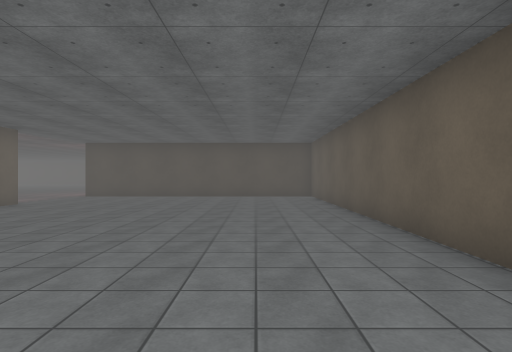
View 1 (above)

24 first-person views from a walk through a scene from a Unity 3-D project. The camera is 1.5 m above the floor, looks level and sees 80° across. The floor is counted in squares, 2 m on a side. Each view is taken from the middle of a square. On the plan, view 1 faces up. The plan holds only what a view shows up to about 10 squares ahead; the rest is blank. The place goes on beyond the plan. The player character is not drawn. Surface patterns are stand-ins for the level's own textures.

View 2
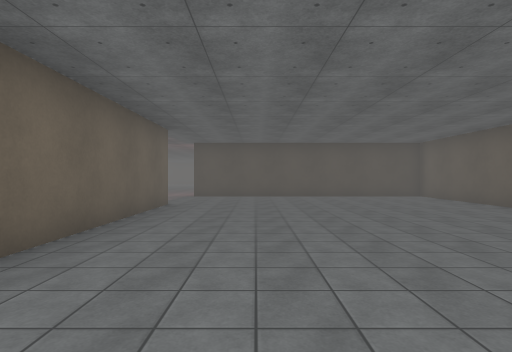

View 3
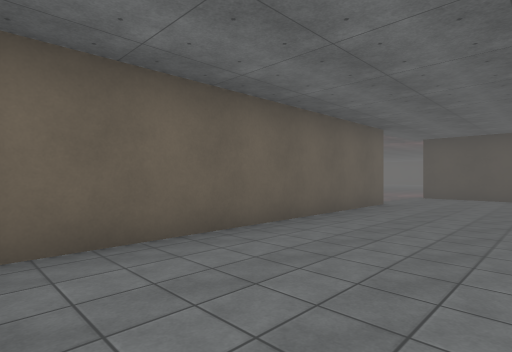

View 4
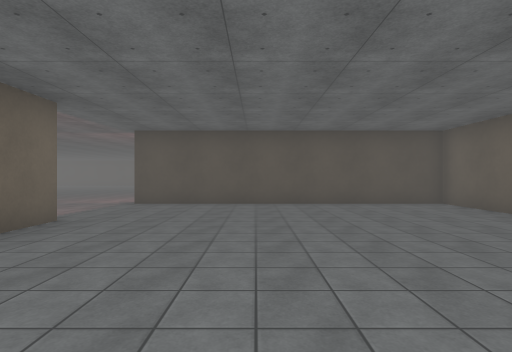

View 5
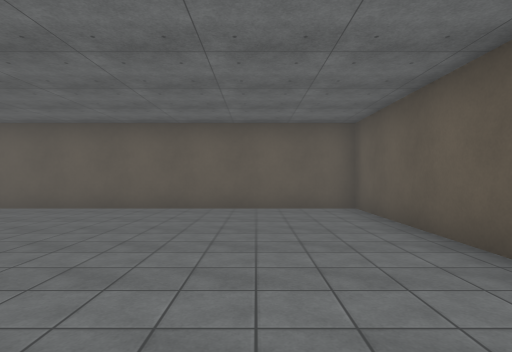

View 6
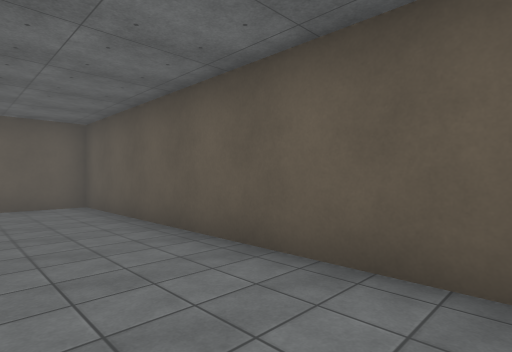

View 7
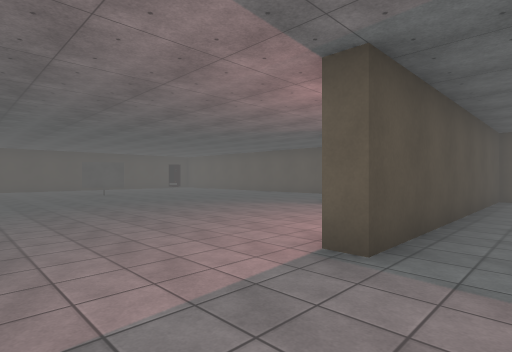

View 8
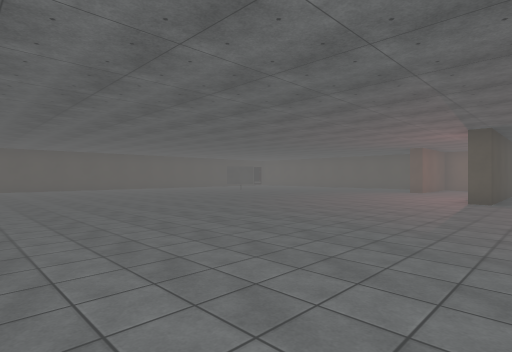

View 9
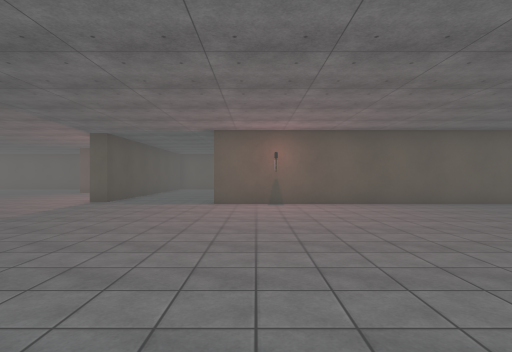

View 10
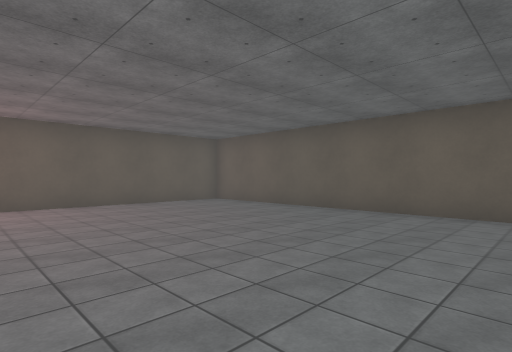

View 11
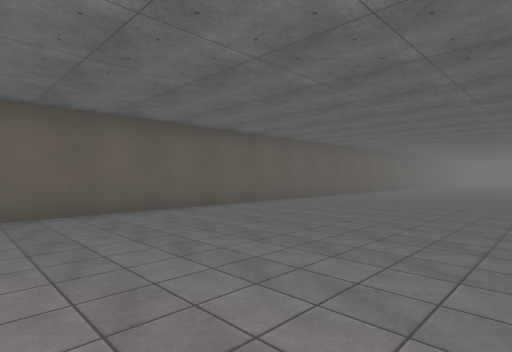

View 12
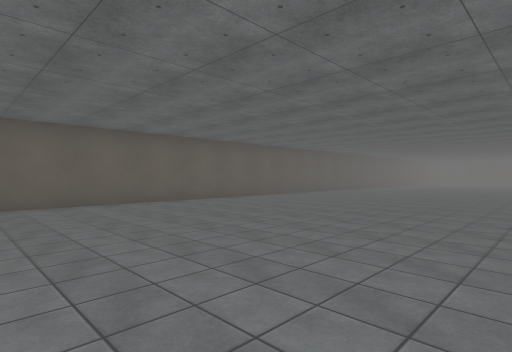

View 13
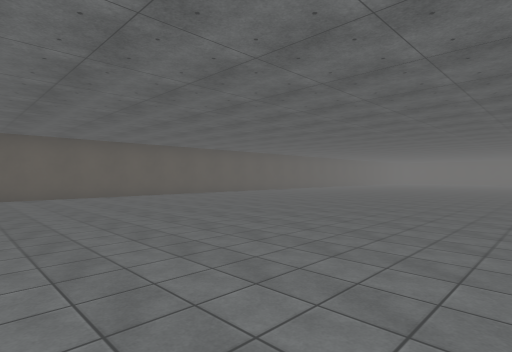

View 14
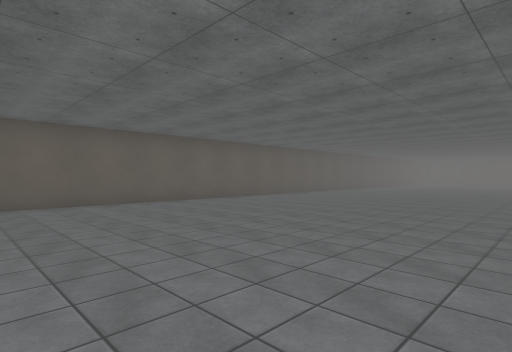

View 15
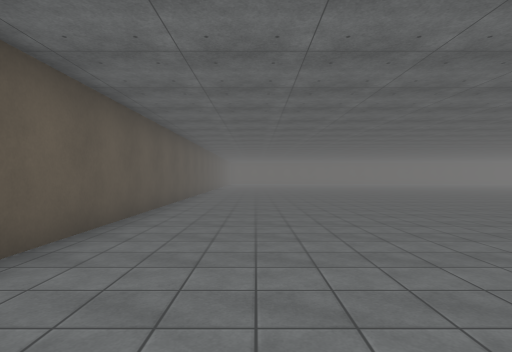

View 16
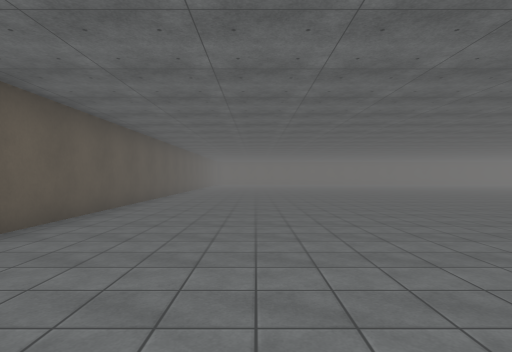

View 17
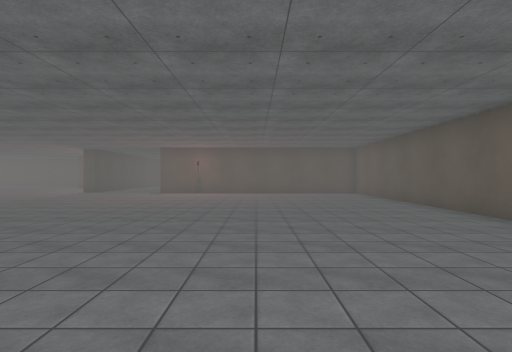

View 18
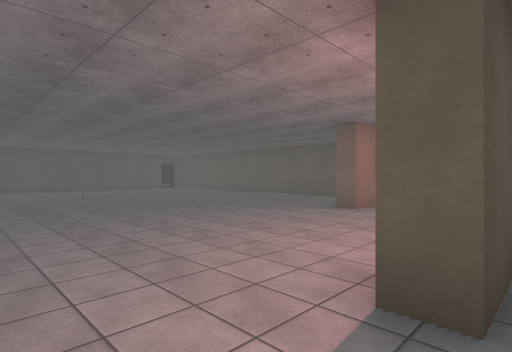

View 19
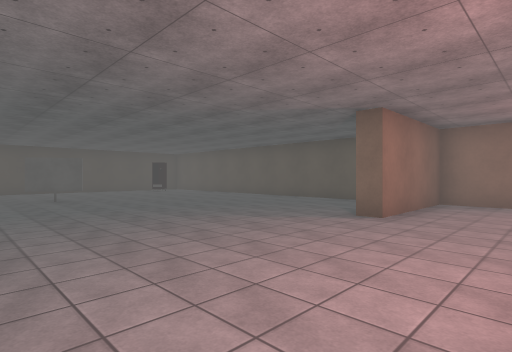

View 20
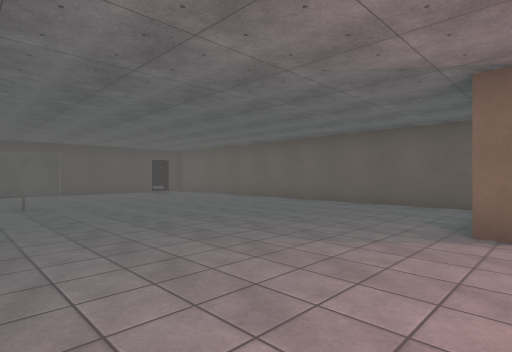

View 21
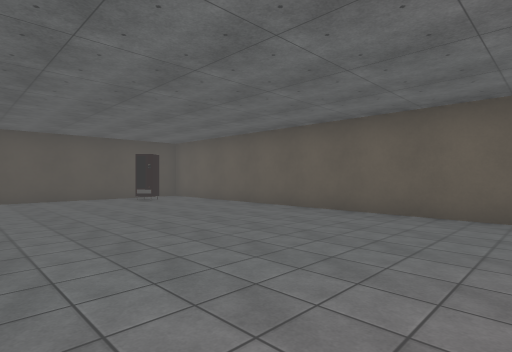

View 22
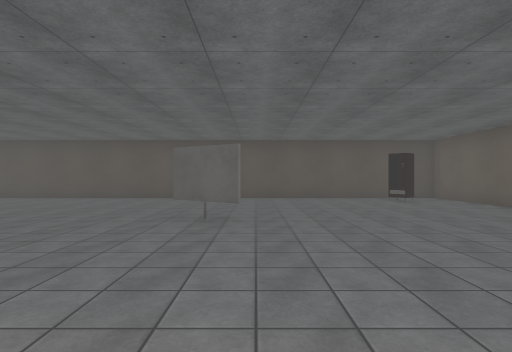

View 23
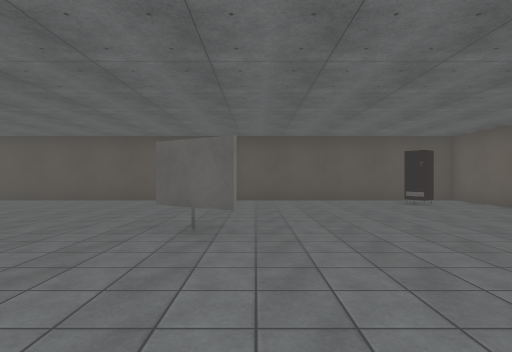

View 24
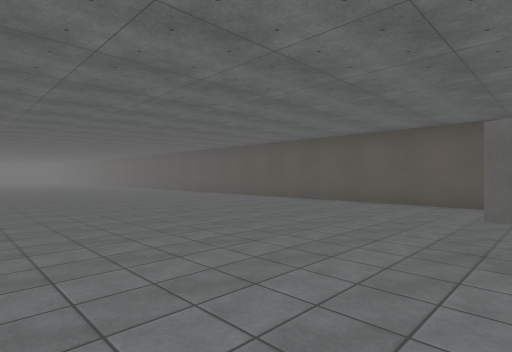

### Floor plan
Points are (right, up) in squares from view 1. A wall is a line through its corners. A room is listed if a view was taken in it or the views show most of it. See-through windows are left out.
Room 1 (views 1, 2, 3, 4, 5, 6)
walls: (-6.3, 8.1) (-6.3, 0.2); (-5.9, -0.3) (2.1, -0.3) (2.1, 11.2) (-6.3, 11.2)
ways out: opening at (-6, 9.5) to room 2
Room 2 (views 7, 8, 9, 10, 11, 12, 13, 14, 15, 16, 17, 18, 19, 20, 21, 22, 23, 24)
walls: (-6.3, 11.2) (-6.3, 11.8); (-4.3, 21.9) (-5.5, 22.7); (-6.1, 27.4) (-11.9, 27.4); (-6.8, 0) (-6.8, 8.1); (2.1, 15.2) (2.1, 27.4) (-4.6, 27.4); (2.1, 12.8) (2.1, 14.2) (-1.6, 14.2) (-1.6, 14.8); (-31, -0.3) (-7.1, -0.3)
ways out: opening at (-6, 9.5) to room 1
objects: other object (0, 26)

Where each view was taken, in squares from view 1:
view 1: 0 up, 0 right, facing up
view 2: 0 up, 4 left, facing up
view 3: 0 up, 3 left, facing up-left
view 4: 3 up, 3 left, facing up
view 5: 2 up, 5 left, facing right
view 6: 2 up, 6 left, facing down-right
view 7: 10 up, 9 left, facing up-right
view 8: 10 up, 16 left, facing up-right
view 9: 7 up, 15 left, facing right
view 10: 6 up, 15 left, facing down-right
view 11: 6 up, 11 left, facing down-left
view 12: 8 up, 15 left, facing down-left
view 13: 11 up, 16 left, facing down-left
view 14: 8 up, 18 left, facing down-left
view 15: 2 up, 19 left, facing left
view 16: 3 up, 21 left, facing left
view 17: 4 up, 20 left, facing right
view 18: 11 up, 8 left, facing up-right
view 19: 12 up, 7 left, facing up-right
view 20: 14 up, 6 left, facing up-right
view 21: 17 up, 4 left, facing up-right
view 22: 17 up, 4 left, facing up
view 23: 18 up, 4 left, facing up
view 24: 19 up, 5 left, facing up-left
